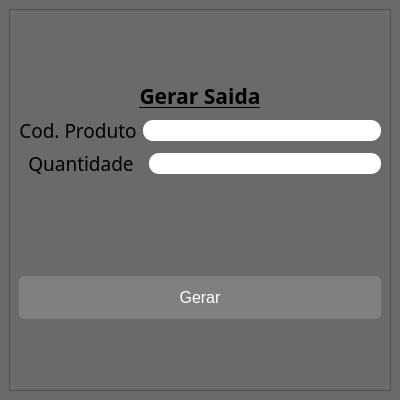
<?xml version="1.0" encoding="UTF-8"?>
<ui version="4.0">
 <class>MainWindow</class>
 <widget class="QMainWindow" name="MainWindow">
  <property name="geometry">
   <rect>
    <x>0</x>
    <y>0</y>
    <width>400</width>
    <height>400</height>
   </rect>
  </property>
  <property name="minimumSize">
   <size>
    <width>400</width>
    <height>400</height>
   </size>
  </property>
  <property name="maximumSize">
   <size>
    <width>400</width>
    <height>400</height>
   </size>
  </property>
  <property name="windowTitle">
   <string>MainWindow</string>
  </property>
  <property name="styleSheet">
   <string notr="true">background-color: rgb(106, 106, 106);
</string>
  </property>
  <widget class="QWidget" name="centralwidget">
   <layout class="QHBoxLayout" name="horizontalLayout">
    <item>
     <widget class="QFrame" name="frame">
      <property name="frameShape">
       <enum>QFrame::StyledPanel</enum>
      </property>
      <property name="frameShadow">
       <enum>QFrame::Raised</enum>
      </property>
      <layout class="QVBoxLayout" name="verticalLayout_2">
       <item>
        <spacer name="verticalSpacer">
         <property name="orientation">
          <enum>Qt::Vertical</enum>
         </property>
         <property name="sizeHint" stdset="0">
          <size>
           <width>20</width>
           <height>40</height>
          </size>
         </property>
        </spacer>
       </item>
       <item>
        <widget class="QLabel" name="label">
         <property name="font">
          <font>
           <family>Arial Black</family>
           <pointsize>16</pointsize>
           <weight>75</weight>
           <bold>true</bold>
           <underline>true</underline>
           <strikeout>false</strikeout>
           <kerning>true</kerning>
          </font>
         </property>
         <property name="text">
          <string>Gerar Saida</string>
         </property>
         <property name="alignment">
          <set>Qt::AlignCenter</set>
         </property>
        </widget>
       </item>
       <item>
        <layout class="QGridLayout" name="gridLayout">
         <item row="1" column="0" colspan="2">
          <widget class="QLabel" name="label_6">
           <property name="font">
            <font>
             <family>Arial Black</family>
             <pointsize>14</pointsize>
            </font>
           </property>
           <property name="layoutDirection">
            <enum>Qt::LeftToRight</enum>
           </property>
           <property name="text">
            <string>Quantidade</string>
           </property>
           <property name="alignment">
            <set>Qt::AlignCenter</set>
           </property>
          </widget>
         </item>
         <item row="0" column="0">
          <widget class="QLabel" name="label_8">
           <property name="font">
            <font>
             <family>Arial Black</family>
             <pointsize>14</pointsize>
            </font>
           </property>
           <property name="layoutDirection">
            <enum>Qt::LeftToRight</enum>
           </property>
           <property name="text">
            <string>Cod. Produto</string>
           </property>
           <property name="alignment">
            <set>Qt::AlignCenter</set>
           </property>
          </widget>
         </item>
         <item row="1" column="2">
          <widget class="QLineEdit" name="line_qtd">
           <property name="font">
            <font>
             <family>Arial</family>
             <pointsize>12</pointsize>
             <weight>75</weight>
             <bold>true</bold>
            </font>
           </property>
           <property name="styleSheet">
            <string notr="true">background-color: rgb(255, 255, 255);
border-radius:10px;</string>
           </property>
           <property name="text">
            <string/>
           </property>
           <property name="maxLength">
            <number>30</number>
           </property>
           <property name="echoMode">
            <enum>QLineEdit::Normal</enum>
           </property>
           <property name="alignment">
            <set>Qt::AlignCenter</set>
           </property>
          </widget>
         </item>
         <item row="0" column="1" colspan="2">
          <widget class="QLineEdit" name="line_codprod">
           <property name="font">
            <font>
             <family>Arial</family>
             <pointsize>12</pointsize>
             <weight>75</weight>
             <bold>true</bold>
            </font>
           </property>
           <property name="styleSheet">
            <string notr="true">background-color: rgb(255, 255, 255);
border-radius:10px;</string>
           </property>
           <property name="text">
            <string/>
           </property>
           <property name="maxLength">
            <number>30</number>
           </property>
           <property name="echoMode">
            <enum>QLineEdit::Normal</enum>
           </property>
           <property name="alignment">
            <set>Qt::AlignCenter</set>
           </property>
          </widget>
         </item>
        </layout>
       </item>
       <item>
        <spacer name="verticalSpacer_2">
         <property name="orientation">
          <enum>Qt::Vertical</enum>
         </property>
         <property name="sizeHint" stdset="0">
          <size>
           <width>20</width>
           <height>40</height>
          </size>
         </property>
        </spacer>
       </item>
       <item>
        <widget class="QLabel" name="msg_box">
         <property name="font">
          <font>
           <family>Arial Black</family>
           <pointsize>14</pointsize>
          </font>
         </property>
         <property name="layoutDirection">
          <enum>Qt::LeftToRight</enum>
         </property>
         <property name="styleSheet">
          <string notr="true">color: rgb(85, 255, 0);</string>
         </property>
         <property name="text">
          <string/>
         </property>
         <property name="alignment">
          <set>Qt::AlignCenter</set>
         </property>
        </widget>
       </item>
       <item>
        <widget class="QPushButton" name="btn_gerar_saida">
         <property name="font">
          <font>
           <pointsize>-1</pointsize>
           <underline>false</underline>
           <strikeout>false</strikeout>
          </font>
         </property>
         <property name="styleSheet">
          <string notr="true">QPushButton{
text-decoration: none;
border: none;
padding: 12px 40px;
font-size: 16px;
background-color: gray;
color: #fff;
border-radius: 5px;
box-shadow: 7px 6px 28px 1px rgba(0, 0, 0, 0.24);
cursor: pointer;
outline: none;
transition: 0.2s all;
}
QPushButton:pressed{
text-decoration: none;
border: none;
padding: 12px 40px;
font-size: 16px;
background-color: rgb(99, 99, 99);
color: #fff;
border-radius: 5px;
box-shadow: 7px 6px 28px 1px rgba(0, 0, 0, 0.24);
cursor: pointer;
outline: none;
transition: 0.2s all;
}
</string>
         </property>
         <property name="text">
          <string>Gerar</string>
         </property>
        </widget>
       </item>
       <item>
        <spacer name="verticalSpacer_3">
         <property name="orientation">
          <enum>Qt::Vertical</enum>
         </property>
         <property name="sizeHint" stdset="0">
          <size>
           <width>20</width>
           <height>40</height>
          </size>
         </property>
        </spacer>
       </item>
      </layout>
     </widget>
    </item>
   </layout>
  </widget>
 </widget>
 <resources/>
 <connections/>
</ui>
